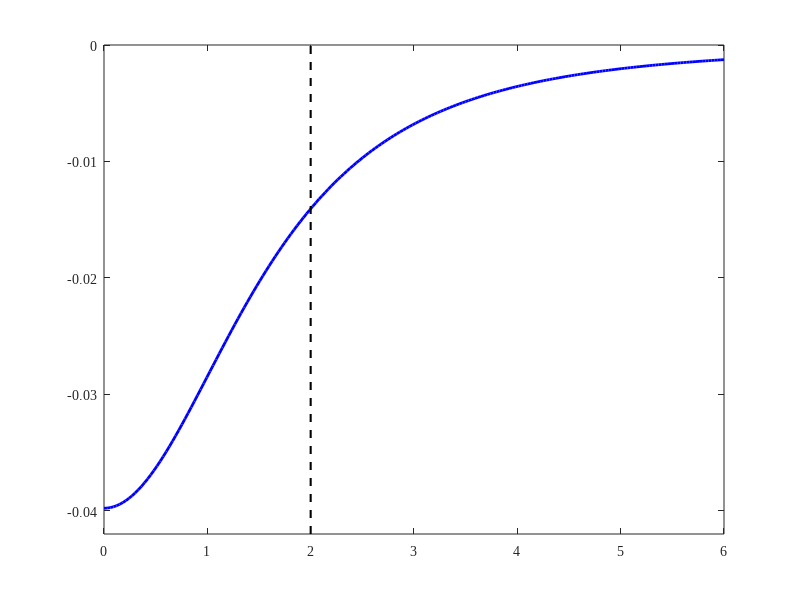

Recreate this plot in MATLAB. (Note: this script raises an error after producing the figure.)
% Figure_638_pseudopotential.m
% plots the effective potential for two Volvox spheres near a no-slip
% surface

clear all
close all

x=linspace(0,6,200);

func=(-1/pi)./(x.^2+4).^(3/2);
func_approx=(-1/pi)./x.^3;

t=figure; 

hold on
box on;

xlim([0 6]);
ylim([-0.042 0]);

plot(x,func,'-b','Linewidth',2);
plot([2 2],[-0.042 0],'--k','LineWidth',1.5);

ax=gca;
set(gca, 'FontName', 'Times New Roman');
ax.LineWidth=1.1;
ax.XAxis.FontSize = 19;
ax.YAxis.FontSize = 19;
ax.TickLabelInterpreter = 'latex';
xticks([0 2 4 6]);
xticklabels({'0','2','4','6'});
yticks([-1/(8*pi) 0]);
yticklabels({'$-1/8\pi$','0'});
xlabel('$X$','interpreter','latex','FontSize',21);
ylabel('$V(X)$','interpreter','latex','FontSize',21);

pause;
exportgraphics(t,'Figure_6.38_pseudopotential.pdf','BackgroundColor','white');
hold off
close;

